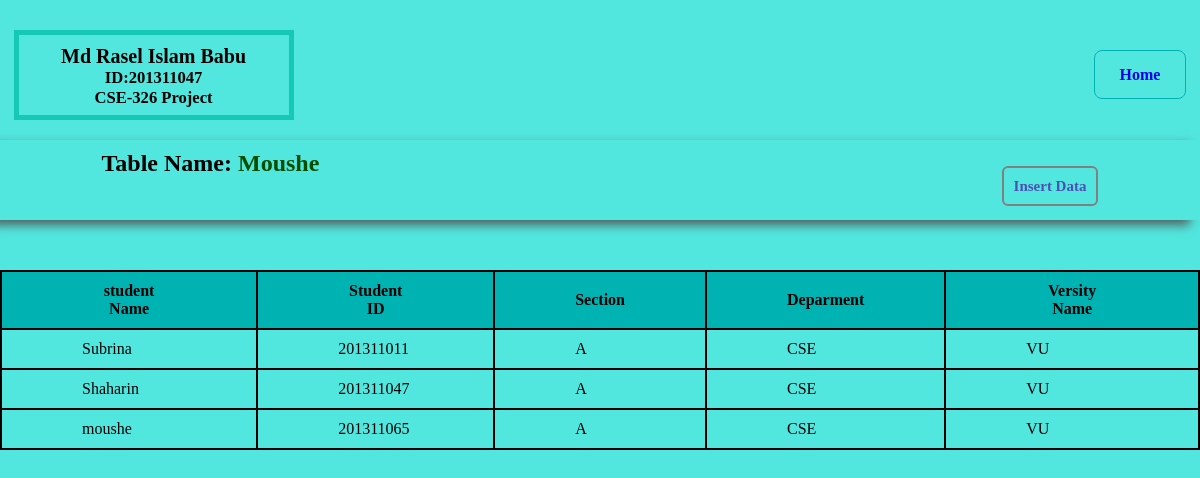
/index_table.php, run on the app's committed database.
### tables this page shows
CREATE TABLE `signin` (
  `student_id` int(11) NOT NULL,
  `student_name` varchar(250) NOT NULL,
  `password` varchar(250) NOT NULL,
  `confirm_password` varchar(250) NOT NULL
);

CREATE TABLE `student_in` (
  `id` int(11) NOT NULL,
  `student_name` varchar(200) NOT NULL,
  `students_id` int(11) NOT NULL,
  `section` varchar(2) NOT NULL,
  `Dept` varchar(50) NOT NULL,
  `Varsity_Name` varchar(250) NOT NULL
);

### index_table.php (the view, shortened to what this page needs)
<?php
require "db_connect.php";
$q=mysqli_query($connect,"select * from login");
$flag=0;
while($r=mysqli_fetch_array($q))
{
    $flag=$r['student_id'];
}
$query=mysqli_query($connect,"select * from signin");
while($row=mysqli_fetch_array($query))
{
    if($flag==$row['student_id'])
    {
        $name=$row['student_name'];
        break;
    }
}
?>
<!DOCTYPE html>
<html lang="en">
<head>
    <link rel="stylesheet" href="styles.css">
</head>
<body>
    <div class="head1">
        <div class="my">
            <h4>Md Rasel Islam Babu</h4>
            <h5>ID:201311047</h5>
            <h5>CSE-326 Project</h5>
        </div>
        <div class="home">
            <a href="index.php">Home</a>
        </div>
    </div>
    <div class="tt">
        <div class="aa">
            <div class="ba">
            <h2> Table Name:<span style="color:rgb(0, 77, 0);text-transform: capitalize;"><?php echo "  ".$name;?></span> </h2>
            <a href="index_rej.php">Insert Data</a>
            </div>
        </div>
        <div class="bb">
            <table>
                <tr>
                    <th>student Name</th>
                    <th>Student ID</th>
                    <th>Section</th>
                    <th>Deparment</th>
                    <th>Versity Name</th>
                </tr>
                <?php
                $query=mysqli_query($connect,"select student_name,students_id,section,Dept,Varsity_Name from student_in where id='$flag' ");
                while($row=mysqli_fetch_array($query))
                {
                    ?>
                <tr>
                    <td><?php echo $row['student_name']; ?></td>
                    <td><?php echo $row['students_id']; ?></td>
                    <td><?php echo $row['section']; ?></td>
                    <td><?php echo $row['Dept']; ?></td>
                    <td><?php echo $row['Varsity_Name']; ?></td>
                </tr>
                <?php
                }
                ?>
            </table>
        </div>
    </div>
</body>
</html>

### styles.css (style rules this page uses)
* { margin: 0; padding: 0; }
body { background-color: rgb(81, 231, 223); margin-top: 30px; }
.my { border: 5px solid rgb(22, 201, 183); text-align: center; width: 250px; height: 60px; font-size: 20px; padding: 10px; }
.tt .aa { display: flex; justify-content: center; box-shadow: -10px 5px 10px rgb(81, 95, 93); height: 80px; margin-top: 20px; }
.tt .aa a { margin-top: 10px; margin-left: 900px; font-size: 15px; font-weight: bold; color: rgb(79, 79, 179); border: 2px solid gray; padding: 10px; border-radius: 6px; text-decoration: none; }
.ba { margin-top: 10px; }
.bb { display: flex; justify-content: center; margin-top: 50px; }
table,tr,th,td { border: 2px solid #000; border-collapse: collapse; padding-left: 80px; padding-right: 80px; padding-top: 10px; padding-bottom: 10px; }
th { background-color: rgb(0, 179, 179); }
.head1 { display: flex; justify-content: center; align-items: center; }
.head1 .home { margin-left: 800px; }
.head1 .home a { text-decoration: none; border:1px solid rgb(0, 179, 179); padding-left: 25px; padding-right: 25px; padding-top: 15px; padding-bottom: 15px; font-weight: bold; border-radius: 8px; }

### data on the page
signin: student_name "Moushe"
student_in: student_name "Subrina", students "201311011", section "A", Dept "CSE", Varsity_Name "VU"
student_in: student_name "Shaharin", students "201311047", section "A", Dept "CSE", Varsity_Name "VU"
student_in: student_name "moushe", students "201311065", section "A", Dept "CSE", Varsity_Name "VU"
